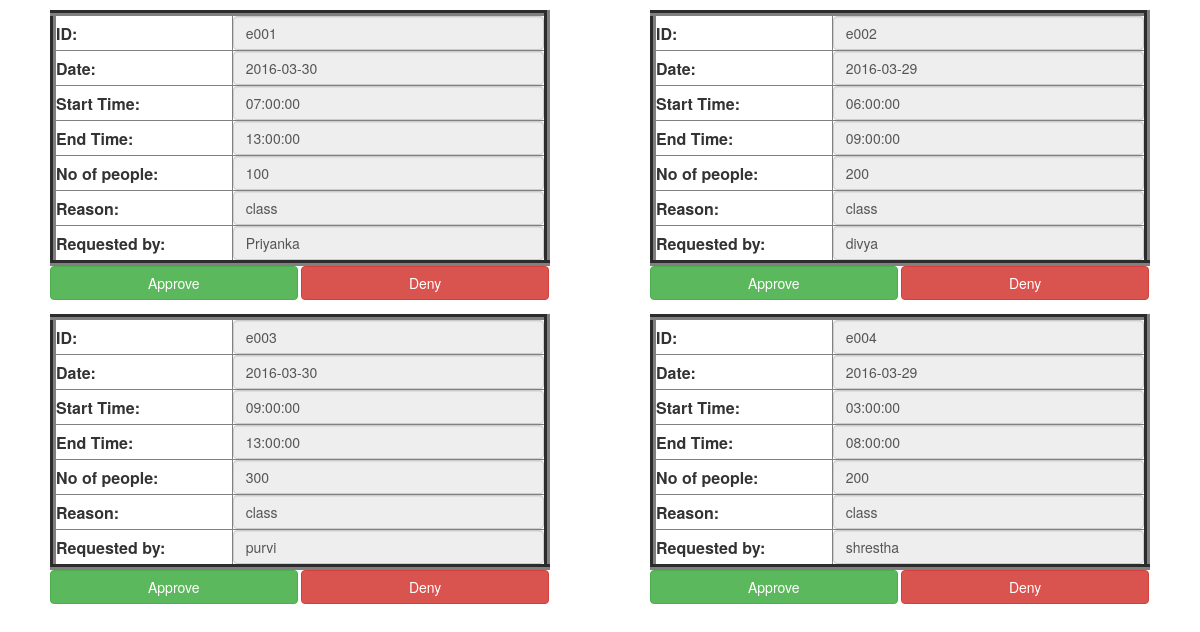
The page /notify_admin.php (signed in) on the database its author committed.
### tables this page shows
CREATE TABLE `Notification` (
  `ID` varchar(20) NOT NULL,
  `Date` date NOT NULL,
  `start_time` time NOT NULL,
  `end_time` time NOT NULL,
  `Nstudent` int(11) NOT NULL,
  `reason` varchar(100) NOT NULL,
  `requested_by` varchar(100) NOT NULL
);

### include/DB_Functions.php (called while the page is built, shortened)
<?php
class DB_Functions{
    private $conn;
    function __construct(){
            require_once 'DB_Connect.php';
            $db = new DB_Connect();
            $this->conn = $db->connect();
    }
    public function notificate()
    {
        $Ndetails = null;
        $stmt=$this->conn->prepare("SELECT ID,Date,start_time,end_time,Nstudent,reason,requested_by FROM Notification");
        if($stmt->execute())
        {
            $stmt->bind_result($id,$date,$start_time,$end_time,$Nstudent,$reason,$requested_by);
            $i=0;
            while($stmt->fetch()){
                $Ndetails[$i]["id"] = $id;
                $Ndetails[$i]["date"] = $date;
                $Ndetails[$i]["start_time"] = $start_time;
                $Ndetails[$i]["end_time"] = $end_time;
                $Ndetails[$i]["Nstudent"] = $Nstudent;
                $Ndetails[$i]["reason"] = $reason;
                $Ndetails[$i]["requested_by"] = $requested_by;
                $i++;
            }
        }
        return $Ndetails;
    }
}
?>

### include/DB_Connect.php (called while the page is built, shortened)
<?php
class DB_connect{
		public function connect(){
			$this->conn  = mysqli_connect(DB_HOST,DB_USER,DB_PASSWORD,DB_DATABASE);
			return $this->conn;
		}
}
?>

### include/approve_deny.php (called while the page is built, shortened)
<?php
class approve_deny{
	function __construct(){
		require_once 'include/DB_Functions.php';
		$db = new DB_Functions();
		$this->db = $db;
	}
    public function fetch_notification()
    {
        $Ndetails=$this->db->notificate();
        return $Ndetails;
    }
}
?>

### notify_admin.php (the view, shortened to what this page needs)
<?php
if(!isset($_SESSION['login_user']))
{
	echo "login first";
}
else
{
  require_once 'include/approve_deny.php';
  $notify = new approve_deny();
?>
<html>
	<head>
	    <link href="css/bootstrap.min.css" rel="stylesheet">
	    <link rel="stylesheet" href="css/datepicker.css">
  	</head>
  	<body>
<?php
		$Ndetails=$notify->fetch_notification();
		for($i=0;$i<count($Ndetails);$i++)
		{
?>
		<div class="col-md-6">
			<form action="" method="post" role="form">
			<div class="row">
			<table class="col-md-10 col-md-offset-1" cellpadding="6", cellspacing="3" border="6">
			<tr><th>ID:</th><td><input class="form-control" name="id" type="text" value="<?php echo $Ndetails[$i]["id"]; ?>" size="20" readonly/></td></tr>
			<tr><th>Date:</th><td><input class="form-control" name="dt" type="text" value="<?php echo $Ndetails[$i]["date"]; ?>" size="20" readonly/></td></tr>
			<tr><th>Start Time:</th><td><input class="form-control" name="s_time" type="text" value="<?php echo $Ndetails[$i]["start_time"]; ?>" size="20" readonly/></td></tr>
			<tr><th>End Time:</th><td><input class="form-control" name="e_time" type="text" value="<?php echo $Ndetails[$i]["end_time"]; ?>" size="20" readonly/></td></tr>
			<tr><th>No of people:</th><td><input class="form-control" name="nos" type="text" value="<?php echo $Ndetails[$i]["Nstudent"]; ?>" size="20" readonly/></td></tr>
			<tr><th>Reason:</th><td><input class="form-control" name="reason" type="text" value="<?php echo $Ndetails[$i]["reason"]; ?>" size="20" readonly/></td></tr>
			<tr><th>Requested by:</th><td><input class="form-control" name="req" type="text" value="<?php echo $Ndetails[$i]["requested_by"]; ?>" size="20" readonly/></td></tr>
			</table>
			</div>
			<div class="row">
			<div class="col-md-offset-1">
			   <button style="width:45%" type="submit" name="approve" class="btn btn-success">Approve</button>
			   <button style="width:45%" type="submit" name="deny" class="btn btn-danger">Deny</button>
			</div>
			</div>
			</form>
		</div>
<?php
	}
?>
</body>
</html>
<?php
}
?>

### rows shown on the page
notification: id "e001", dt "2016-03-30", s_time "07:00:00", e_time "13:00:00", nos "100", reason "class", req "Priyanka"
notification: id "e002", dt "2016-03-29", s_time "06:00:00", e_time "09:00:00", nos "200", reason "class", req "divya"
notification: id "e003", dt "2016-03-30", s_time "09:00:00", e_time "13:00:00", nos "300", reason "class", req "purvi"
notification: id "e004", dt "2016-03-29", s_time "03:00:00", e_time "08:00:00", nos "200", reason "class", req "shrestha"
